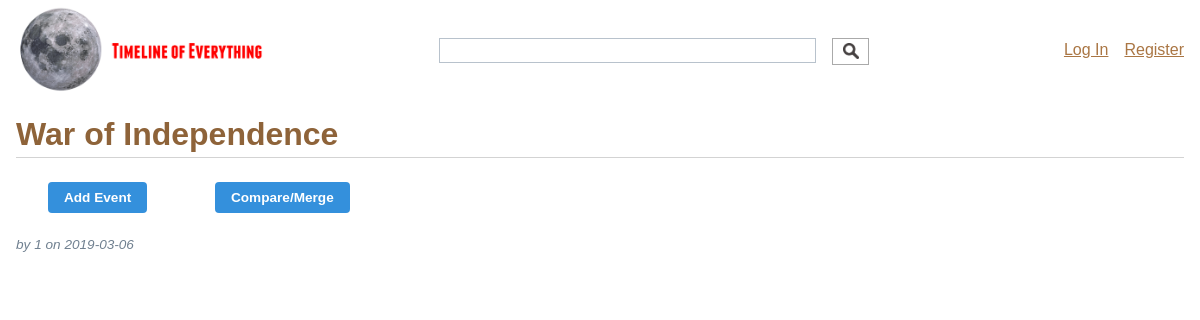
Screenshot of /1/view with the database file from the repository.
### tables this page shows
CREATE TABLE timeline (
  id INTEGER PRIMARY KEY AUTOINCREMENT,
  author_id INTEGER NOT NULL,
  created TIMESTAMP NOT NULL DEFAULT CURRENT_TIMESTAMP,
  title TEXT NOT NULL,
  summary TEXT NOT NULL,
  FOREIGN KEY (author_id) REFERENCES user (id)
);

### timeline/blog.py (the view)
@bp.route('/<int:id>/view', methods=('GET',))
def view(id):
    tl = get_timeline(id)
    timeline_json = json.dumps(make_timeline_json(tl))
    timelines = json.dumps(timelines_to_json(get_all_timelines()))
    return render_template('blog/view.html', tl={'timeline': tl['timeline'], 'timeline_json': timeline_json, 'timelines': timelines})

### timeline/auth.py (called while the page is built)
@bp.before_app_request
def load_logged_in_user():
    user_id = session.get('user_id')
    if user_id is None:
        g.user = None
    else:
        g.user = get_db().execute(
            'SELECT * FROM user WHERE id = ?', (user_id,)
        ).fetchone()

### timeline/blog.py (called while the page is built)
def get_timeline(id):
    db = get_db()
    timeline = db.execute(
        'SELECT t.id, title, summary, created, author_id, username'
        ' FROM timeline t JOIN user u ON t.author_id = u.id'
        ' WHERE t.id = ?',
        (id,)
    ).fetchone()
    if timeline is None:
        abort(404, "Timeline id {0} doesn't exist.".format(id))
    tl = {'timeline': timeline, 'events': []}
    events = db.execute(
        'SELECT * FROM timeline_has th INNER JOIN event e ON th.event_id = e.id WHERE th.timeline_id = ' + str(timeline['id'])
    ).fetchall()
    tl['events'] = events
    return tl

def get_all_timelines():
    db = get_db()
    timelines = db.execute(
        'SELECT id, title FROM timeline'
    ).fetchall()
    return timelines

def timelines_to_json(timelines):
    tls = []
    for timeline in timelines:
        tls.append({'id': timeline['id'], 'title': timeline['title']})
    return tls

def get_date(date):
    if date:
        if isinstance(date, str):
            date = datetime.strptime(date, '%Y-%m-%d')
        d = date.date()
        date_obj = {'year': d.year, 'month': d.year, 'day': d.day}
        return date_obj
    return None

def get_event(event):
    new_event = {'text': {'headline': event['title'], 'text': event['summary']}}
    start_date = get_date(event['startDate'])
    if start_date:
        new_event['start_date'] = start_date
    end_date = get_date(event['endDate'])
    if end_date:
        new_event['end_date'] = end_date
    return new_event

def make_timeline_json(tl):
    js = {'title': {
             'text': {
               'headline': tl['timeline']['title'],
               'text': tl['timeline']['summary']
             }
           },
           'events': []
          };
    for event in tl['events']:
        js['events'].append(get_event(event))
    return js

### timeline/db.py (called while the page is built)
def get_db():
    if 'db' not in g:
        g.db = sqlite3.connect(
            current_app.config['DATABASE'],
            detect_types=sqlite3.PARSE_DECLTYPES
        )
        g.db.row_factory = sqlite3.Row
    return g.db

### timeline/templates/blog/view.html (shortened to what this page needs)
{% extends 'base.html' %}
{% block header %}
  <h1>{% block title %}{{ tl.timeline['title'] }}{% endblock %}</h1>
{% endblock %}
{% block content %}
    <article class="post">
      <header>
        <div>
        <div class="action-bar my-6">
          <button class="bg-blue hover:bg-blue-dark text-white font-bold py-2 px-4 mr-8 ml-8 rounded" id="btn-add-event">Add Event</button>
          <button class="bg-blue hover:bg-blue-dark text-white font-bold py-2 px-4 mr-8 ml-8 rounded" id="btn-merge">Compare/Merge</button>
        </div>
            <div class="about">by {{ tl.timeline['author_id'] }} on {{ tl.timeline['created'].strftime('%Y-%m-%d') }}</div>
        </div>
      </header>
      <div id='timeline-embed' style="width: 100%; height: 400px"></div>
    </article>
{% endblock %}

### timeline/static/style.css (style rules this page uses)
* { padding: 0; margin: 0; }
h1, h2, h3, h4, h5, h6 { color: #8e6339; margin: 1rem 0; }
.content > header h1 { flex: auto; margin: 1rem 0 0.25rem 0; }
.post > header { display: flex; align-items: flex-end; font-size: 0.85em; }
.post > header > div:first-of-type { flex: auto; }
.post .about { margin-top: 10px; color: slategray; font-style: italic; }

### rows the page displays
timeline: timeline "War of Independence", timeline.author_id "1", timeline.created "2019-03-06"
